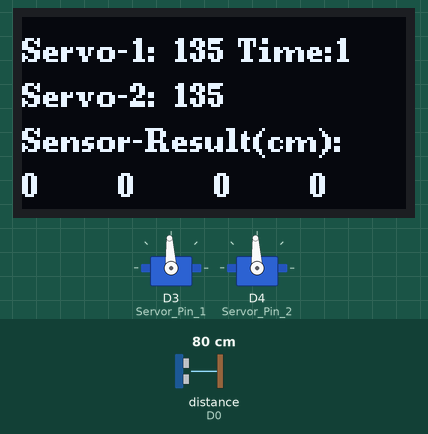
The program below on a simulated ESP8266 (Wemos D1 mini). Parts: 2 × servo, 128×64 one-colour display. Wiring (inferred from the names in the program): ultrasonic range finder: trigger D6; echo D0. The inputs (shaded band) are chosen by the test bench; at power-on: distance to the obstacle (sensor on D0) 80 cm. The echo pulse lasts 58.3 µs per cm; what the program prints to the serial monitor is not drawn.

Above: at 1.2 s.
1.3 s: distance to the obstacle (sensor on D0) set to 2 cm
At 3.8 s:
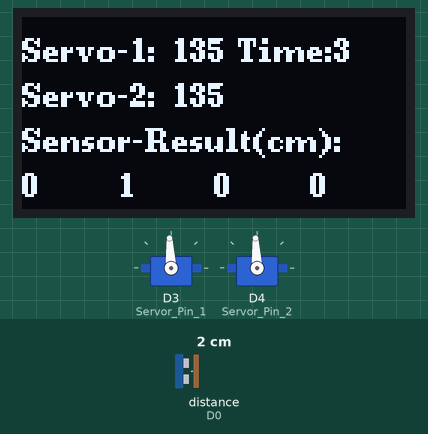
4.5 s: distance to the obstacle (sensor on D0) set to 4 cm
At 7.8 s:
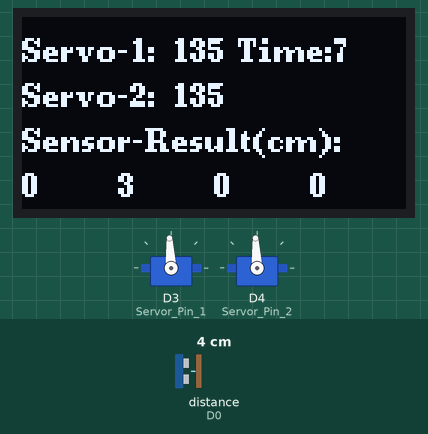
8.5 s: distance to the obstacle (sensor on D0) set to 35 cm
At 12.8 s:
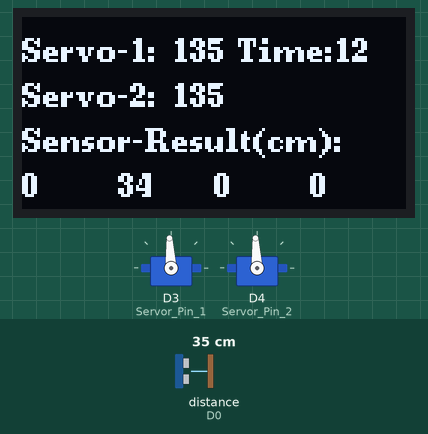
Timing chart, 0 to 14.3 s (numbered marks = the images above; inputs shaded):
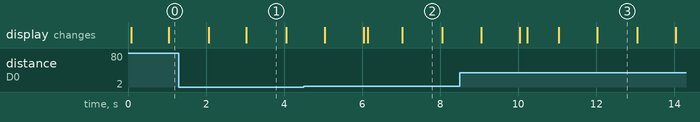

Measured:
- what the display in image 1 shows lasts 1.1 s, from 3.0 s to 4.1 s

The program:

main.cpp
```cpp
/*

 * File-name: main.cpp
 * Author: Raoby
 * Email: zhk817@vip.qq.com
 * School-info: WUST IEEE 2018-1
 * Create-Date: 2020 12th Dec.
 * Subject: Project Wastesort MCU Controller
 * Operating system: GNU-Linux 5.7.7-amd64-desktop (Deepin 20)
 * IDE: Visual Studio Code WITH PlatformIO
 * PLATFORM: Espressif 8266 (2.6.2) > WeMos D1 R2 and mini
 * HARDWARE: ESP8266 80MHz, 80KB RAM, 4MB Flash

*/

#include <Arduino.h>
#include <Servo.h>
#include <U8g2lib.h>
#include <ArduinoJson.h>
#include <Wire.h>


U8G2_SSD1306_128X64_NONAME_1_HW_I2C u8g2(U8G2_R0, /* reset=*/U8X8_PIN_NONE);

#define SCREEN_WIDTH 128
#define SCREEN_HEIGHT 64

#define Servor_Pin_1  D3
#define Servor_Pin_2  D4


#define Sensor_Echo D0

Servo servos[2];
String SerialJson;

int servoAngle[2]={135,135};
int currerentType = 0;
unsigned long startActionTime = 0;

unsigned int Sensor_Trig[4]={D5,D6,D7,D8};
float Sensor_Result[4]={0,0,0,0};
unsigned long lastCheckSensor = 0;


void Measure_Distance(unsigned int SensorId){
  digitalWrite(Sensor_Trig[SensorId-1],HIGH);
  delayMicroseconds(20);
  digitalWrite(Sensor_Trig[SensorId-1],LOW);
  unsigned long measure_temp=0;
  measure_temp = pulseIn(Sensor_Echo, HIGH, 10000); //存储回波等待时间，不超过0.01秒
  if(measure_temp <= 0 || measure_temp >=10000){
    Sensor_Result[SensorId-1] = 0; //读取错误，数据继续储存为0
  }else{
    Sensor_Result[SensorId-1] = (measure_temp * 17 )/1000; //将计算后得到的正确结果写入记录数组
  }

}

void uploadAllData(){
  //数据格式: Alldata:类型,角度1,角度2,距离1,距离2,距离3,距离4
  char uploaddata[256] = "";
  sprintf(uploaddata,"Alldata:%d,%d,%d,%.1f,%.1f,%.1f,%.1f\r\n",currerentType,servoAngle[0],servoAngle[1],Sensor_Result[0],Sensor_Result[1],Sensor_Result[2],Sensor_Result[3]);
  if(Serial.availableForWrite()){
    Serial.print(uploaddata);
  }
}


void sort_servo_control(int type)
{
  if(!type)
   return;
  //屏幕显示
  u8g2.firstPage(); //Print servo info to oled screen
  do {
    u8g2.setCursor(40,40);
    u8g2.print(String("Type : ")+String(type));
  } while ( u8g2.nextPage() );
  if(type%2)
  {
    if(type-1)
    {
      if(servoAngle[0]!=135)
      {
        servoAngle[0] = 135;
        servos[0].writeMicroseconds(500+2000*servoAngle[0]/270);
        delay(1000);
      }
      servoAngle[1] = 195;
      servos[1].writeMicroseconds(500+2000*servoAngle[1]/270);
    }
    else
    {
      if(servoAngle[0]!=135)
      {
        servoAngle[0] = 135;
        servos[0].writeMicroseconds(500+2000*servoAngle[0]/270);
        delay(1000);
      }
      servoAngle[1] = 75;
      servos[1].writeMicroseconds(500+2000*servoAngle[1]/270);
    }
  }
  else
  {
    if(type-2)
    {
      if(servoAngle[0]!=225)
      {
        servoAngle[0] = 225;
        servos[0].writeMicroseconds(500+2000*servoAngle[0]/270);
        delay(1000);
      }
      servoAngle[1] = 195;
      servos[1].writeMicroseconds(500+2000*servoAngle[1]/270);
    }
    else
    {
      if(servoAngle[0]!=225)
      {
        servoAngle[0] = 225;
        servos[0].writeMicroseconds(500+2000*servoAngle[0]/270);
        delay(1000);
      }
      servoAngle[1] = 75;
      servos[1].writeMicroseconds(500+2000*servoAngle[1]/270);
    }
  }
  //延时
  delay(2000);
  servoAngle[1] = 135;
  servos[1].writeMicroseconds(500+2000*servoAngle[1]/270);
}


void handleSerial(String json)
{
  DynamicJsonBuffer serialargsbuf;
  JsonObject &serialargs = serialargsbuf.parseObject(json);
  if(serialargs.success())
  {
    if(serialargs.containsKey("type"))
    {
      currerentType = serialargs["type"].as<int>();
      sort_servo_control(currerentType);
    }
    if(serialargs.containsKey("angle1"))
    {
      servoAngle[0] = serialargs["angle1"].as<int>();
    }
    if(serialargs.containsKey("angle2"))
    {
      servoAngle[1] = serialargs["angle2"].as<int>();
    }
    uploadAllData();
  }
}

void setup() {

  // Servo init
  servos[0].attach(Servor_Pin_1);
  servos[0].writeMicroseconds(500+2000*servoAngle[0]/270);
  servos[1].attach(Servor_Pin_2);
  servos[1].writeMicroseconds(500+2000*servoAngle[1]/270);

  // Sensor init
  pinMode(Sensor_Trig[0], OUTPUT);
  pinMode(Sensor_Trig[1], OUTPUT);
  pinMode(Sensor_Trig[2], OUTPUT);
  pinMode(Sensor_Trig[3], OUTPUT);
  pinMode(Sensor_Echo, INPUT);
  digitalWrite(Sensor_Trig[0], LOW); //给Trig1发送一个低电平
  digitalWrite(Sensor_Trig[1], LOW); //给Trig2发送一个低电平
  digitalWrite(Sensor_Trig[2], LOW); //给Trig3发送一个低电平
  digitalWrite(Sensor_Trig[3], LOW); //给Trig4发送一个低电平

   ////////////////////////////////
  // SERIAL INIT
  Serial.begin(115200);
  //Serial.setDebugOutput(true);
  Serial.print('\n');


  u8g2.begin();

  /*
  u8g2log.begin(u8g2, U8LOG_WIDTH, U8LOG_HEIGHT, u8log_buffer);
  u8g2log.setLineHeightOffset(0);   // set extra space between lines in pixel, this can be negative
  u8g2log.setRedrawMode(0);         // 0: Update screen with newline, 1: Update screen for every char            */
  //u8g2.setFont(u8g2_font_t0_11_tr); // choose a suitable font
  u8g2.clearBuffer();					// clear the internal memory
  u8g2.setFont(u8g2_font_ncenB08_tr);
  u8g2.enableUTF8Print();
  u8g2.setFontDirection(0);
  ////////////////////////////////
  u8g2.sendBuffer();
}

void loop() {
  if(Serial.available())
  {
    SerialJson = "";
    while (Serial.available() > 0)
    {
        SerialJson += char(Serial.read());
        delay(1);
    }
    handleSerial(SerialJson);
  }


  /*
  if(currerentType&&!startActionTime)
  {
    Serial.println(String("Change type -> "+ String(currerentType)));
    startActionTime = millis();
    Serial.println(startActionTime);
  }
  if(startActionTime)
  {
    if(millis()-startActionTime<=2000)
    {
      servoAngle[0] = (currerentType-1)*90;
    }else if(millis()-startActionTime<=4000)
    {
      servoAngle[1] = 180;
    }else if(millis()-startActionTime>=6000)
    {
      currerentType = 0;
      startActionTime = 0;
      servoAngle[0] = 0;
      servoAngle[1] = 135;
      Serial.println(String("Change angle to default"));
    }
  }
*/

  //Control servo's angle
  servos[0].writeMicroseconds(500+2000*servoAngle[0]/270);
  servos[1].writeMicroseconds(500+2000*servoAngle[1]/270);

  u8g2.firstPage(); //Print servo info to oled screen
  do {
    u8g2.setCursor(72,15);
    u8g2.print(String("Time:")+String(millis()/1000));
    u8g2.setCursor(0,15);
    u8g2.print("Servo-1:");
    u8g2.setCursor(0,30);
    u8g2.print("Servo-2:");
    u8g2.setCursor(0,45);
    u8g2.print("Sensor-Result(cm):");
    u8g2.setCursor(50,15);
    u8g2.print(String(servoAngle[0]));
    u8g2.setCursor(50,30);
    u8g2.print(String(servoAngle[1]));
    u8g2.setCursor(0,60);
    u8g2.print(String(int(Sensor_Result[0])));
    u8g2.setCursor(32,60);
    u8g2.print(String(int(Sensor_Result[1])));
    u8g2.setCursor(64,60);
    u8g2.print(String(int(Sensor_Result[2])));
    u8g2.setCursor(96,60);
    u8g2.print(String(int(Sensor_Result[3])));

    /*
      u8g2.setCursor(0,15);
      u8g2.print("Servo-1:");
      u8g2.setCursor(4,30);
      u8g2.print("Angle:"+String(servoAngle[0]));
      u8g2.setCursor(60,30);
      u8g2.print("PWM:"+String(500+2000*servoAngle[0]/270));
      u8g2.setCursor(0,45);
      u8g2.print("Servo-2:");
      u8g2.setCursor(4,60);
      u8g2.print("Angle:"+String(servoAngle[1]));
      u8g2.setCursor(60,60);
      u8g2.print("PWM:"+String(500+2000*servoAngle[1]/270));
      */
  } while ( u8g2.nextPage() );
  //距离上次检测超过1S则检测传感器并上报
  if((millis()-lastCheckSensor)>=2000){
    Measure_Distance(1);
    Measure_Distance(2);
    Measure_Distance(3);
    Measure_Distance(4);
    uploadAllData();
    lastCheckSensor = millis();
  }

}
```
